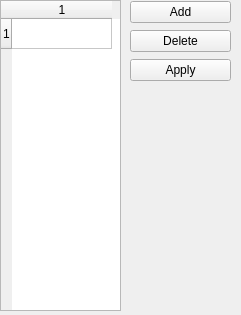
<?xml version="1.0" encoding="UTF-8"?>
<ui version="4.0">
 <class>DSpacings</class>
 <widget class="QWidget" name="DSpacings">
  <property name="geometry">
   <rect>
    <x>0</x>
    <y>0</y>
    <width>241</width>
    <height>315</height>
   </rect>
  </property>
  <property name="windowTitle">
   <string>DSpacings</string>
  </property>
  <widget class="QTableWidget" name="dTable">
   <property name="geometry">
    <rect>
     <x>0</x>
     <y>0</y>
     <width>121</width>
     <height>311</height>
    </rect>
   </property>
   <property name="inputMethodHints">
    <set>Qt::ImhDigitsOnly|Qt::ImhPreferNumbers</set>
   </property>
   <property name="alternatingRowColors">
    <bool>false</bool>
   </property>
   <property name="rowCount">
    <number>1</number>
   </property>
   <property name="columnCount">
    <number>1</number>
   </property>
   <attribute name="verticalHeaderVisible">
    <bool>true</bool>
   </attribute>
   <row/>
   <column/>
   <item row="0" column="0">
    <property name="text">
     <string/>
    </property>
    <property name="textAlignment">
     <set>AlignCenter</set>
    </property>
    <property name="flags">
     <set>ItemIsSelectable|ItemIsEditable|ItemIsDragEnabled|ItemIsUserCheckable|ItemIsEnabled</set>
    </property>
   </item>
  </widget>
  <widget class="QWidget" name="verticalLayoutWidget">
   <property name="geometry">
    <rect>
     <x>130</x>
     <y>0</y>
     <width>101</width>
     <height>83</height>
    </rect>
   </property>
   <layout class="QVBoxLayout" name="verticalLayout">
    <item>
     <widget class="QPushButton" name="table_add_btn">
      <property name="text">
       <string>Add</string>
      </property>
     </widget>
    </item>
    <item>
     <widget class="QPushButton" name="table_delete_btn">
      <property name="text">
       <string>Delete</string>
      </property>
     </widget>
    </item>
    <item>
     <widget class="QPushButton" name="table_done_btn">
      <property name="text">
       <string>Apply</string>
      </property>
     </widget>
    </item>
   </layout>
  </widget>
 </widget>
 <resources/>
 <connections/>
</ui>
